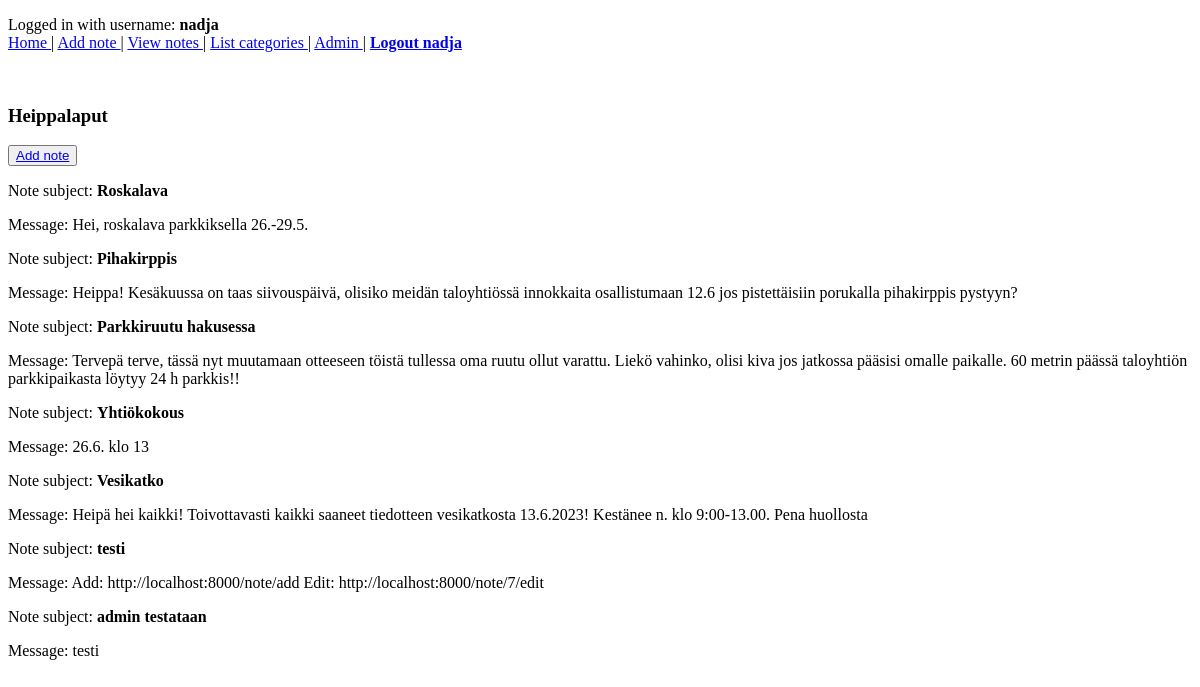
Before: /listnotes (signed in) with the older database file.
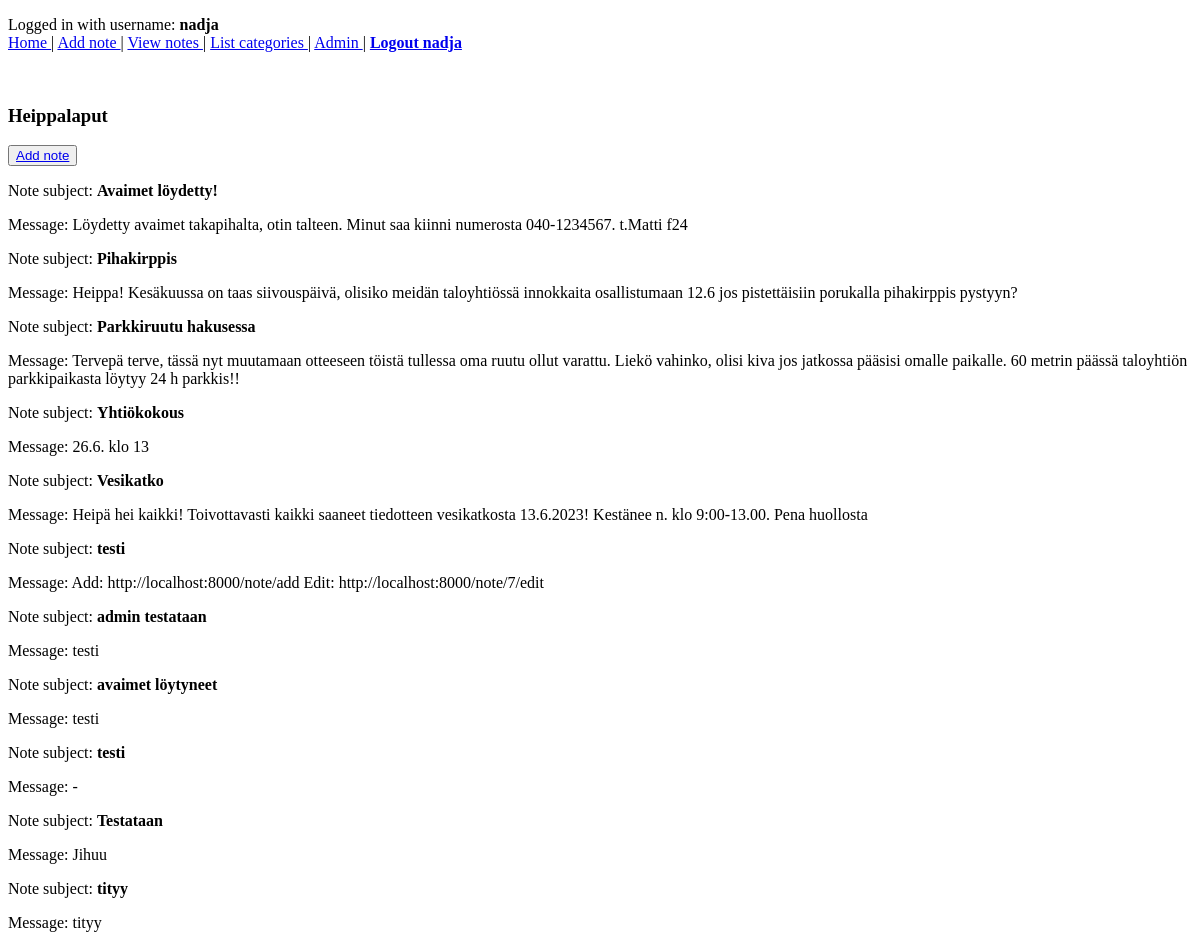
After: the same page with the newer database file.
### notes/models.py (models this page shows, shortened)
class Note(models.Model):
    subject = models.CharField(max_length=100)
    message = models.TextField(max_length=500)
    person = models.ForeignKey(Person, on_delete=models.CASCADE, null=True, blank=True, related_name="notes")

### notes/views.py (the view)
# urls.py: path('listnotes', NoteListView.as_view()),
class NoteListView(LoginRequiredMixin, ListView):
    model = Note

### DISABLED001_notes/templates/notes/note_list.html (shortened to what this page needs)
{% extends "notes/base.html" %}
{% block "content" %}
  <h3>Heippalaput</h3>
  <p>
    <button><a href="note/add"> Add note </a></button>
  </p>
  {% for object in  object_list %}
    <p>	Note subject:
    	<b> {{ object.subject }}  </b>
      <br>
	</p>
	<p>
      Message:
      {{ object.message }}
    </p>
  {% endfor %}
{% endblock "content" %}

### DISABLED001_notes/templates/notes/base.html (shortened to what this page needs)
<!doctype html>
<html lang=en>
  <head>
  </head>
  <body>
  	<p>
  		{% if user.username %}
	  		{% if user.username  %}
	  		Logged in with username: <b>{{ user }}</b>
	  		{% endif %}
	  		<a href="/"> Home </a> |
	  		<a href="/note/add"> Add note  </a> |
	  		<a href="/listnotes"> View notes  </a> |
	 		<a href="/listcategories"> List categories  </a> |
	  		<a href="/admin"> Admin  </a>|
		  	{% if user.username  %}
		  	  	<a href="/logout"><b>Logout {{user}}</b> </a>
		  	{% else %}
		  		<a href="/register"> <b> Register <b> </a>
		  	{% endif %}
		{% else %}
			Please log in
	  	{% endif %}
  	</p>
   {% block "content" %}{% endblock "content" %}
  </body>
</html>

Changed rows visible on the page:
removed Note: subject "Roskalava", message "Hei, roskalava parkkiksella 26.-29.5."
added Note: subject "Avaimet löydetty!", message "Löydetty avaimet takapihalta, otin talteen. Minut saa kiinni numerosta 040-1234567. t.Matti f24"
added Note: subject "avaimet löytyneet", message "testi"
added Note: subject "testi", message "-"
added Note: subject "Testataan", message "Jihuu"
added Note: subject "tityy", message "tityy"
